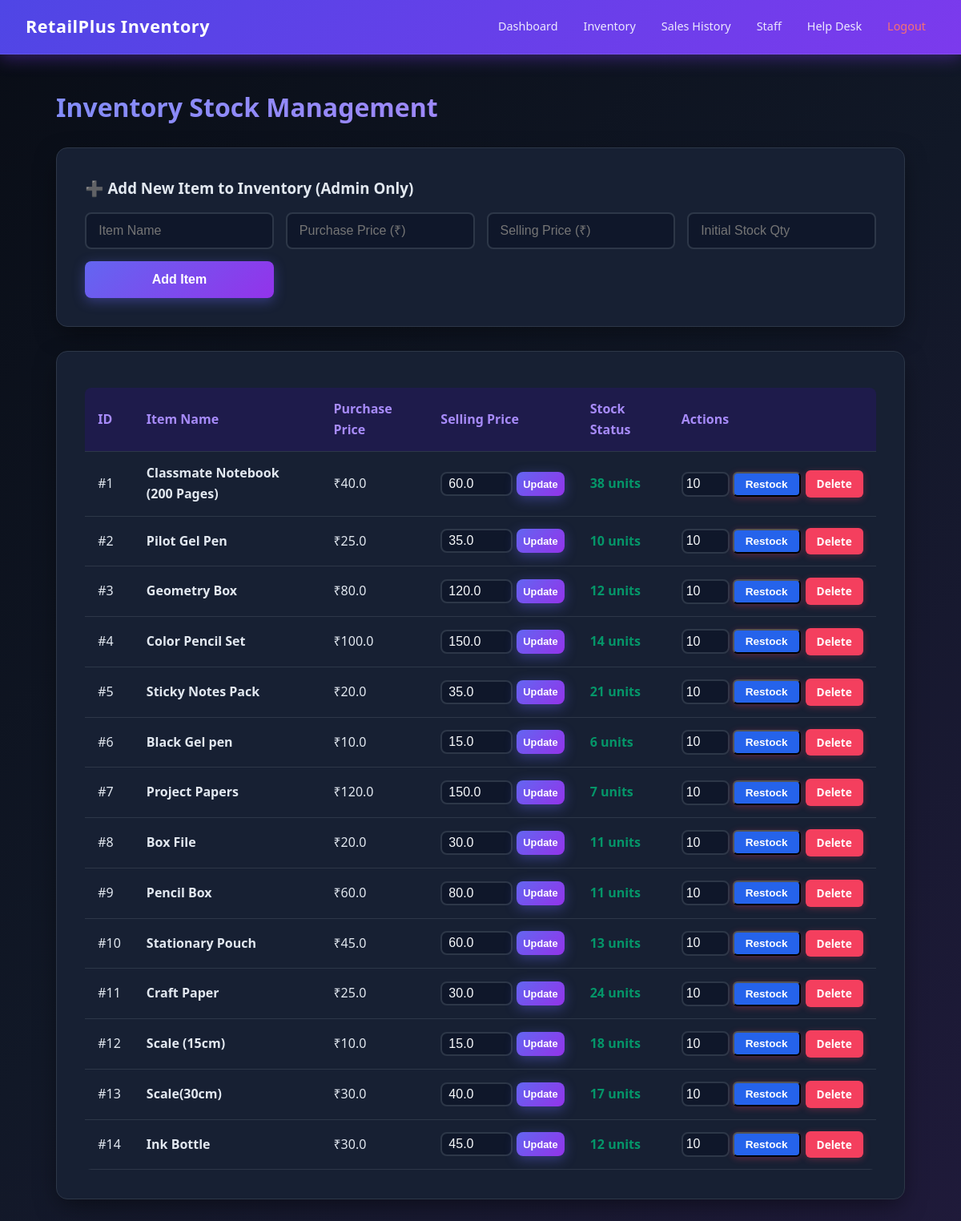
Screenshot of /Inventory (signed in) with the database file from the repository.
### app.py (models this page shows)
class InventoryItem(db.Model):
    id = db.Column(db.Integer, primary_key=True)
    name = db.Column(db.String(150), unique=True, nullable=False)
    purchase_price = db.Column(db.Float, nullable=False)
    selling_price = db.Column(db.Float, nullable=False)
    stock = db.Column(db.Integer, nullable=False)

### app.py (the view)
@app.route("/Inventory")
def inventory():
    if "username" not in session:
        return redirect(url_for("login"))
    inventory_items = InventoryItem.query.all()
    return render_template("Inventory.html", inventory=inventory_items, role=session.get('role'))

### templates/Inventory.html (shortened to what this page needs)
<!DOCTYPE html>
<html lang="en">
<head>
    <link rel="stylesheet" href="{{ url_for('static', filename='style.css') }}">
</head>
<body>
    <nav class="navbar">
        <div class="logo">RetailPlus Inventory</div>
        <ul class="nav-links">
            <li><a href="/">Dashboard</a></li>
            <li><a href="/Inventory">Inventory</a></li>
            <li><a href="/sales_history">Sales History</a></li>
            {% if role == 'admin' %}
            <li><a href="/staff">Staff</a></li>
            {% endif %}
            <li><a href="/support">Help Desk</a></li>
            <li><a href="/logout" style="color: #f87171;">Logout</a></li>
        </ul>
    </nav>
    <main class="container" style="max-width: 1100px;">
        <h1>Inventory Stock Management</h1>
        {% if role == 'admin' %}
        <div class="form-card" style="margin-bottom: 30px;">
            <h3>➕ Add New Item to Inventory (Admin Only)</h3>
            <form action="/inventory/add" method="POST" style="display: grid; grid-template-columns: repeat(auto-fit, minmax(200px, 1fr)); gap: 15px; margin-top: 15px;">
                <input type="text" name="name" placeholder="Item Name" required>
                <input type="number" step="0.01" name="purchase_price" placeholder="Purchase Price (₹)" required>
                <input type="number" step="0.01" name="selling_price" placeholder="Selling Price (₹)" required>
                <input type="number" name="stock" placeholder="Initial Stock Qty" required>
                <button type="submit" class="btn" style="margin-top: 0; grid-column: span 1;">Add Item</button>
            </form>
        </div>
        {% endif %}
        <div class="card">
            <table class="sales-table">
                <thead>
                    <tr>
                        <th>ID</th>
                        <th>Item Name</th>
                        <th>Purchase Price</th>
                        <th>Selling Price</th>
                        <th>Stock Status</th>
                        <th>Actions</th>
                    </tr>
                </thead>
                <tbody>
                    {% for item in inventory %}
                    <tr>
                        <td>#{{ item.id }}</td>
                        <td style="font-weight: 600;">{{ item.name }}</td>
                        <td>₹{{ item.purchase_price }}</td>
                        <td>
                            {% if role == 'admin' %}
                            <form action="/inventory/update_price/{{ item.id }}" method="POST" style="display: flex; gap: 5px;">
                                <input type="number" step="0.01" name="selling_price" value="{{ item.selling_price }}" style="padding: 4px 8px; width: 90px;">
                                <button type="submit" class="btn" style="padding: 4px 8px; margin-top: 0; font-size: 0.8rem; width: auto;">Update</button>
                            </form>
                            {% else %}
                            ₹{{ item.selling_price }}
                            {% endif %}
                        </td>
                        <td>
                            {% if item.stock <= 5 %}
                                <span style="color: #dc2626; font-weight: bold;">⚠️ Low Stock ({{ item.stock }})</span>
                            {% else %}
                                <span style="color: #059669; font-weight: bold;">{{ item.stock }} units</span>
                            {% endif %}
                        </td>
                        <td>
                            <div style="display: flex; gap: 6px; align-items: center;">
                                {% if role == 'admin' %}
                                <form action="/restock/{{ item.id }}" method="POST" style="display: flex; gap: 4px;">
                                    <input type="number" name="add_qty" value="10" min="1" style="width: 60px; padding: 4px;">
                                    <button type="submit" class="delete-btn" style="background-color: #2563eb;">Restock</button>
                                </form>
                                <a href="/inventory/delete/{{ item.id }}" class="delete-btn" onclick="return confirm('Delete this item from inventory?')">Delete</a>
                                {% else %}
                                <span style="color: #64748b; font-size: 0.9rem;">View Only</span>
                                {% endif %}
                            </div>
                        </td>
                    </tr>
                    {% endfor %}
                </tbody>
            </table>
        </div>
    </main>
</body>
</html>

### static/style.css (style rules this page uses)
* { box-sizing: border-box; margin: 0; padding: 0; }
body { font-family: 'Segoe UI', Tahoma, Geneva, Verdana, sans-serif; background: linear-gradient(135deg, #090d16 0%, #111827 50%, #1f1a3a 100%); color: #f8fafc; line-height: 1.6; min-height: 100vh; }
.navbar { background: linear-gradient(135deg, #4f46e5 0%, #7c3aed 100%); padding: 1rem 2rem; display: flex; justify-content: space-between; align-items: center; color: white; box-shadow: 0 4px 20px rgba(124, 58, 237, 0.4); position: sticky; top: 0; z-index: 1000; border-bottom: 1px solid rgba(255, 255, 255, 0.1); }
.logo { font-size: 1.35rem; font-weight: 700; letter-spacing: 0.5px; display: flex; align-items: center; gap: 8px; white-space: nowrap; }
.nav-links { display: flex; list-style: none; align-items: center; gap: 8px; }
.nav-links li { white-space: nowrap; }
.nav-links li a { color: #ede9fe; text-decoration: none; font-weight: 500; font-size: 0.9rem; transition: all 0.3s ease; padding: 6px 12px; border-radius: 6px; }
.container { max-width: 1050px; margin: 40px auto; padding: 0 20px; }
.container h1 { margin-bottom: 25px; background: linear-gradient(135deg, #818cf8 0%, #c084fc 100%); -webkit-background-clip: text; -webkit-text-fill-color: transparent; font-weight: 800; }
.card, .form-card { background: #172033; padding: 2.2rem; border-radius: 14px; box-shadow: 0 10px 30px -5px rgba(0, 0, 0, 0.5); border: 1px solid #2d3748; transition: all 0.35s cubic-bezier(0.16, 1, 0.3, 1); margin-bottom: 25px; color: #e2e8f0; }
input, select, textarea { width: 100%; padding: 12px 15px; border: 2px solid #2d3748; border-radius: 8px; font-size: 1rem; transition: all 0.3s ease; background: #0f172a; color: #f8fafc; }
.btn { width: 100%; padding: 14px; background: linear-gradient(135deg, #6366f1 0%, #9333ea 100%); color: white; border: none; border-radius: 8px; cursor: pointer; font-size: 1rem; font-weight: 600; margin-top: 10px; transition: all 0.3s ease; box-shadow: 0 4px 15px rgba(99, 102, 241, 0.4); }
.sales-table { width: 100%; border-collapse: collapse; margin-top: 10px; overflow: hidden; border-radius: 8px; }
.sales-table th, .sales-table td { padding: 14px 16px; text-align: left; border-bottom: 1px solid #2d3748; color: #e2e8f0; }
.sales-table th { background-color: #1e1b4b; color: #a78bfa; font-weight: 700; }
.sales-table tr { transition: background-color 0.2s ease; }
.delete-btn { background-color: #f43f5e; color: white; padding: 6px 14px; border-radius: 6px; text-decoration: none; font-size: 0.85rem; font-weight: 600; transition: all 0.2s ease; display: inline-block; box-shadow: 0 2px 8px rgba(244, 63, 94, 0.3); }
.card, .form-card { animation: fadeInUp 0.6s cubic-bezier(0.16, 1, 0.3, 1) forwards; }

### rows the page displays
InventoryItem: id "1", name "Classmate Notebook (200 Pages)", purchase_price "40.0", selling_price "60.0", stock "38"
InventoryItem: id "2", name "Pilot Gel Pen", purchase_price "25.0", selling_price "35.0", stock "10"
InventoryItem: id "3", name "Geometry Box", purchase_price "80.0", selling_price "120.0", stock "12"
InventoryItem: id "4", name "Color Pencil Set", purchase_price "100.0", selling_price "150.0", stock "14"
InventoryItem: id "5", name "Sticky Notes Pack", purchase_price "20.0", selling_price "35.0", stock "21"
InventoryItem: id "6", name "Black Gel pen", purchase_price "10.0", selling_price "15.0", stock "6"
InventoryItem: id "7", name "Project Papers", purchase_price "120.0", selling_price "150.0", stock "7"
InventoryItem: id "8", name "Box File", purchase_price "20.0", selling_price "30.0", stock "11"
InventoryItem: id "9", name "Pencil Box", purchase_price "60.0", selling_price "80.0", stock "11"
InventoryItem: id "10", name "Stationary Pouch", purchase_price "45.0", selling_price "60.0", stock "13"
InventoryItem: id "11", name "Craft Paper", purchase_price "25.0", selling_price "30.0", stock "24"
InventoryItem: id "12", name "Scale (15cm)", purchase_price "10.0", selling_price "15.0", stock "18"
InventoryItem: id "13", name "Scale(30cm)", purchase_price "30.0", selling_price "40.0", stock "17"
InventoryItem: id "14", name "Ink Bottle", purchase_price "30.0", selling_price "45.0", stock "12"
